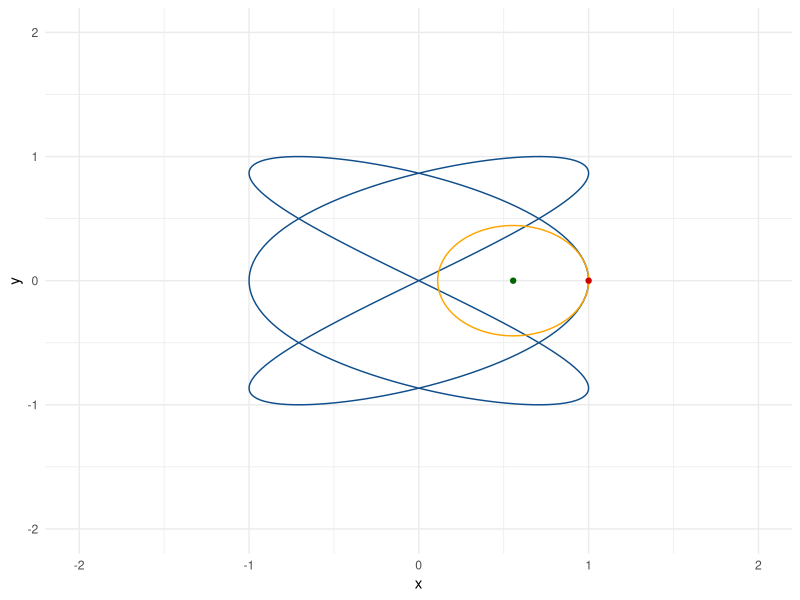

This figure's R source:
# __________________________________________________________________________________________________
# 
# author: Pedro Guarderas
# email: ajusworkopensource@gmail.com
# file: curvature.R
# 
# This program is free software; you can redistribute it and/or modify it under the 
# terms of the GNU General Public License as published by the Free Software Foundation; 
# either version 2 of the License, or (at your option) any later version.
# __________________________________________________________________________________________________

#___________________________________________________________________________________________________
library( ggplot2 )

g<-function( x ) {
  return( c( cos(3*x), sin(2*x) ) )  
}

dg<-function( x ) {
  return( c( -3*sin(3*x), 2*cos(2*x) ) )  
}

d2g<-function( x ) {
  return( c( -9*cos(3*x), 4*sin(2*x) ) )  
}

k<-function( x ) {
  d1<-dg( x )
  d2<-d2g( x )
  nd1<-sum( d1 * d1 )^(3.0/2.0)
  return( ( d1[1] * d2[2] - d1[2] * d2[1] ) / nd1 )
}

R<-function( x ) return( 1.0 / abs( k(x) ) )
C<-function( x) {
  d1<-dg(x)
  d2<-d2g(x)
  n<-sum( d1 * d1 ) / ( d1[1] * d2[2] - d1[2] * d2[1] )
  return( g(x) + n * c( -d1[2], d1[1] ) )
}

n<-300
x<-seq( 0,2*pi,length.out = n)
G<-as.data.frame( t( sapply( x, FUN = g ) ) )
names( G )<-c('x','y')
t<-0.0 * 2 * pi
X<-g( t )
c<-C( t )
r<-R( t )
t<-seq(0,2*pi,length.out = n)
crc<-data.frame( x = r * cos( t ) + c[1],
                 y = r * sin( t ) + c[2] )

p<-ggplot( ) + 
  geom_path( data = G, aes( x = x, y = y ), col = 'dodgerblue4' ) +
  geom_path( data = crc, aes( x = x, y = y ), col = 'orange' ) +
  geom_point( aes( x = c[1], y = c[2] ), col = 'darkgreen' ) +
  geom_point( aes( x = X[1], y = X[2] ), col = 'red3' ) +
  xlim( -2, 2 ) +
  ylim( -2, 2 ) +
  theme_minimal()

plot( p )



